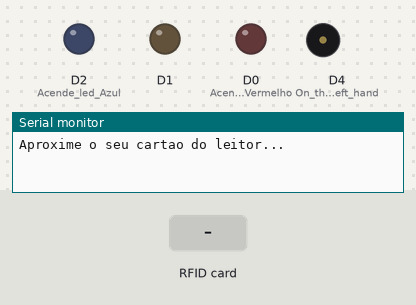
Bench run of a sketch on a simulated ESP8266 (NodeMCU). Parts: output pins drawn as LEDs (lit = HIGH), buzzer (waves = sounding), the last lines printed to the serial monitor. The test bench sets the inputs (shaded band).

Above: at 1.2 s.
1.3 s: RFID card E9 85 CF 56 held to the reader
At 2.2 s:
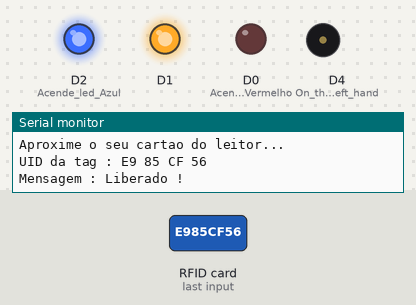
Timing chart, 0 to 9.0 s (numbered marks = the images above; inputs shaded):
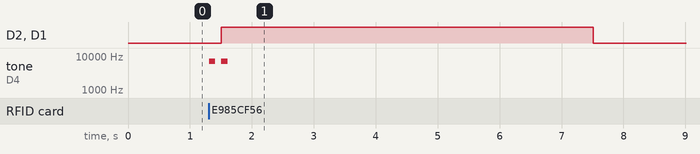

The sketch:

Leitor.ino
```cpp
#include <SPI.h>
#include <MFRC522.h>

#define RST_PIN    D3
#define SS_PIN     D8
#define LED        D1

MFRC522 mfrc522(SS_PIN, RST_PIN); // Create MFRC522 instance

int frequencia = 7000;
int duracao = 100;
int duracao2 = 2000;


void setup()
{
  Serial.begin(115200);   // Inicia a serial
  SPI.begin();      // Inicia  SPI bus
  mfrc522.PCD_Init();   // Inicia MFRC522
  Serial.println("Aproxime o seu cartao do leitor...");
  Serial.println();
  pinMode(D1, OUTPUT);
  digitalWrite(D1,LOW);
  pinMode(D0, OUTPUT); // Acende led Vermelho
  digitalWrite(D0,LOW); // Led Vermelho
  pinMode(D2, OUTPUT); // Acende led Azul
  digitalWrite(D2,LOW); // Led Azul
  pinMode(D4, LOW); // On the left hand, at the buzzer!!
}

void loop()
{
  // Procura por cartao RFID
  if ( ! mfrc522.PICC_IsNewCardPresent())
  {
    return;
  }
  // Seleciona o cartao RFID
  if ( ! mfrc522.PICC_ReadCardSerial())
  {
    return;
  }
  //Mostra UID na serial
  Serial.print("UID da tag :");
  String conteudo= "";
  byte letra;
  for (byte i = 0; i < mfrc522.uid.size; i++)
  {
     Serial.print(mfrc522.uid.uidByte[i] < 0x10 ? " 0" : " ");
     Serial.print(mfrc522.uid.uidByte[i], HEX);
     conteudo.concat(String(mfrc522.uid.uidByte[i] < 0x10 ? " 0" : " "));
     conteudo.concat(String(mfrc522.uid.uidByte[i], HEX));
  }
  Serial.println();
  Serial.print("Mensagem : ");
  conteudo.toUpperCase();

  if (conteudo.substring(1) == "E9 85 CF 56" || conteudo.substring(1) == "09 16 D4 2B" || conteudo.substring(1) == "55 00 6E 1A" ) //UID 1 - Cartao
  {
    tone(D4, frequencia, duracao);
    delay(200);
    tone(D4, frequencia, duracao);
    Serial.println("Liberado !");
    Serial.println();
    digitalWrite(D1, HIGH);     // LIGA LED OU/ ativa rele, abre trava solenoide
    digitalWrite(D2, HIGH); //LIGA LED AZUL DE LIBERAÇÃO.
    delay(6000);              // DELAY /espera 6 segundos
    digitalWrite(D1, LOW);  // DESlIGA LED OU /desativa rele, fecha  trava solenoide
    digitalWrite(D2, LOW); // Desliga led de liberação
    }
  else
  {
  tone(D4, frequencia, duracao2);
  Serial.println("Não Liberado !");
    Serial.println();
    digitalWrite(D0, HIGH); //LIGA LED VERMELHO DE ACESSO NEGADO
    delay(6000);              // DELAY /espera 6 segundos
    digitalWrite(D0, LOW); // Desliga led de acesso negado
  }
}
```

codigo.c
```cpp
void teste(){

}
```

Measured:
- after the input at 1.3 s, D2 (Acende_led_Azul), D1: LOW → HIGH after 0.21 s, → LOW 6.0 s later; tone on D4 (On_the_left_hand): alternates 7000 Hz for 0.10 s and silent for 0.10 s, 4 changes in all, then stays silent, starting at once
